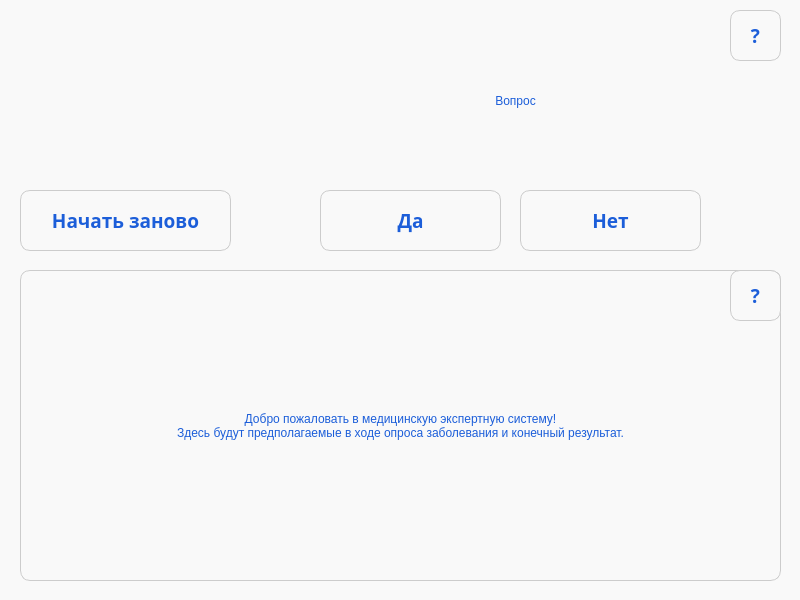
<?xml version="1.0" encoding="UTF-8"?>
<ui version="4.0">
 <class>ExpertMedicSystemForm</class>
 <widget class="QMainWindow" name="ExpertMedicSystemForm">
  <property name="geometry">
   <rect>
    <x>0</x>
    <y>0</y>
    <width>800</width>
    <height>600</height>
   </rect>
  </property>
  <property name="minimumSize">
   <size>
    <width>800</width>
    <height>600</height>
   </size>
  </property>
  <property name="maximumSize">
   <size>
    <width>800</width>
    <height>600</height>
   </size>
  </property>
  <property name="windowTitle">
   <string>Medical expert system</string>
  </property>
  <property name="windowIcon">
   <iconset>
    <normaloff>docdoc_window_icon.png</normaloff>docdoc_window_icon.png</iconset>
  </property>
  <property name="styleSheet">
   <string notr="true">QMainWindow {background-color:rgb(249, 249, 249)}
QPushButton {background-color:rgb(249, 249, 249);  color:rgb(28, 94, 217); border-radius: 10px;border: 1px solid #CCCCCC;}
QPushButton:hover {background-color:rgb(230, 230, 230);}
QPushButton:pressed {background-color:rgb(212, 212, 212);}
QLineEdit {padding: 5; border-radius: 10px;border: 1px solid #CCCCCC;font: 25 14pt &quot;Yu Gothic UI Light&quot;;}
QLabel {color:rgb(28, 94, 217,);}</string>
  </property>
  <property name="iconSize">
   <size>
    <width>24</width>
    <height>24</height>
   </size>
  </property>
  <property name="toolButtonStyle">
   <enum>Qt::ToolButtonIconOnly</enum>
  </property>
  <widget class="QWidget" name="centralwidget">
   <widget class="QLabel" name="question_field">
    <property name="geometry">
     <rect>
      <x>240</x>
      <y>30</y>
      <width>551</width>
      <height>141</height>
     </rect>
    </property>
    <property name="styleSheet">
     <string notr="true">font: 25 26pt &quot;Yu Gothic UI Light&quot;;</string>
    </property>
    <property name="text">
     <string>Вопрос</string>
    </property>
    <property name="alignment">
     <set>Qt::AlignCenter</set>
    </property>
    <property name="wordWrap">
     <bool>true</bool>
    </property>
   </widget>
   <widget class="QPushButton" name="yes_button">
    <property name="geometry">
     <rect>
      <x>320</x>
      <y>190</y>
      <width>181</width>
      <height>61</height>
     </rect>
    </property>
    <property name="font">
     <font>
      <family>Yu Gothic UI Semibold</family>
      <pointsize>14</pointsize>
      <weight>75</weight>
      <bold>true</bold>
     </font>
    </property>
    <property name="text">
     <string>Да</string>
    </property>
   </widget>
   <widget class="QPushButton" name="no_button">
    <property name="geometry">
     <rect>
      <x>520</x>
      <y>190</y>
      <width>181</width>
      <height>61</height>
     </rect>
    </property>
    <property name="font">
     <font>
      <family>Yu Gothic UI Semibold</family>
      <pointsize>14</pointsize>
      <weight>75</weight>
      <bold>true</bold>
     </font>
    </property>
    <property name="text">
     <string>Нет</string>
    </property>
   </widget>
   <widget class="QLabel" name="label">
    <property name="geometry">
     <rect>
      <x>20</x>
      <y>10</y>
      <width>211</width>
      <height>161</height>
     </rect>
    </property>
    <property name="text">
     <string/>
    </property>
    <property name="pixmap">
     <pixmap>docdoc_label.png</pixmap>
    </property>
    <property name="scaledContents">
     <bool>true</bool>
    </property>
   </widget>
   <widget class="QPushButton" name="restart_button">
    <property name="geometry">
     <rect>
      <x>20</x>
      <y>190</y>
      <width>211</width>
      <height>61</height>
     </rect>
    </property>
    <property name="font">
     <font>
      <family>Yu Gothic UI Semibold</family>
      <pointsize>14</pointsize>
      <weight>75</weight>
      <bold>true</bold>
     </font>
    </property>
    <property name="text">
     <string>Начать заново</string>
    </property>
   </widget>
   <widget class="QTextBrowser" name="result_field">
    <property name="geometry">
     <rect>
      <x>20</x>
      <y>270</y>
      <width>761</width>
      <height>311</height>
     </rect>
    </property>
    <property name="layoutDirection">
     <enum>Qt::RightToLeft</enum>
    </property>
    <property name="styleSheet">
     <string notr="true">font: 25 18pt &quot;Yu Gothic UI Light&quot;; padding: 8; color:rgb(28, 94, 217); border-radius: 10px;border: 1px solid #CCCCCC; background-color:rgb(249, 249, 249);</string>
    </property>
    <property name="horizontalScrollBarPolicy">
     <enum>Qt::ScrollBarAlwaysOff</enum>
    </property>
    <property name="sizeAdjustPolicy">
     <enum>QAbstractScrollArea::AdjustIgnored</enum>
    </property>
    <property name="html">
     <string>&lt;!DOCTYPE HTML PUBLIC &quot;-//W3C//DTD HTML 4.0//EN&quot; &quot;http://www.w3.org/TR/REC-html40/strict.dtd&quot;&gt;
&lt;html&gt;&lt;head&gt;&lt;meta name=&quot;qrichtext&quot; content=&quot;1&quot; /&gt;&lt;style type=&quot;text/css&quot;&gt;
p, li { white-space: pre-wrap; }
&lt;/style&gt;&lt;/head&gt;&lt;body style=&quot; font-family:'Yu Gothic UI Light'; font-size:18pt; font-weight:24; font-style:normal;&quot;&gt;
&lt;p style=&quot;-qt-paragraph-type:empty; margin-top:0px; margin-bottom:0px; margin-left:0px; margin-right:0px; -qt-block-indent:0; text-indent:0px;&quot;&gt;&lt;br /&gt;&lt;/p&gt;&lt;/body&gt;&lt;/html&gt;</string>
    </property>
   </widget>
   <widget class="QPushButton" name="result_help_button">
    <property name="geometry">
     <rect>
      <x>730</x>
      <y>270</y>
      <width>51</width>
      <height>51</height>
     </rect>
    </property>
    <property name="font">
     <font>
      <family>Yu Gothic UI Semibold</family>
      <pointsize>14</pointsize>
      <weight>75</weight>
      <bold>true</bold>
     </font>
    </property>
    <property name="text">
     <string>?</string>
    </property>
   </widget>
   <widget class="QPushButton" name="question_help_button">
    <property name="geometry">
     <rect>
      <x>730</x>
      <y>10</y>
      <width>51</width>
      <height>51</height>
     </rect>
    </property>
    <property name="font">
     <font>
      <family>Yu Gothic UI Semibold</family>
      <pointsize>14</pointsize>
      <weight>75</weight>
      <bold>true</bold>
     </font>
    </property>
    <property name="text">
     <string>?</string>
    </property>
   </widget>
   <widget class="QLabel" name="hello_field">
    <property name="geometry">
     <rect>
      <x>40</x>
      <y>300</y>
      <width>721</width>
      <height>251</height>
     </rect>
    </property>
    <property name="styleSheet">
     <string notr="true">font: 25 22pt &quot;Yu Gothic UI Light&quot;;</string>
    </property>
    <property name="text">
     <string>Добро пожаловать в медицинскую экспертную систему!
Здесь будут предполагаемые в ходе опроса заболевания и конечный результат.</string>
    </property>
    <property name="scaledContents">
     <bool>false</bool>
    </property>
    <property name="alignment">
     <set>Qt::AlignCenter</set>
    </property>
    <property name="wordWrap">
     <bool>true</bool>
    </property>
   </widget>
   <zorder>yes_button</zorder>
   <zorder>no_button</zorder>
   <zorder>question_field</zorder>
   <zorder>label</zorder>
   <zorder>restart_button</zorder>
   <zorder>result_field</zorder>
   <zorder>result_help_button</zorder>
   <zorder>question_help_button</zorder>
   <zorder>hello_field</zorder>
  </widget>
 </widget>
 <resources/>
 <connections/>
</ui>
